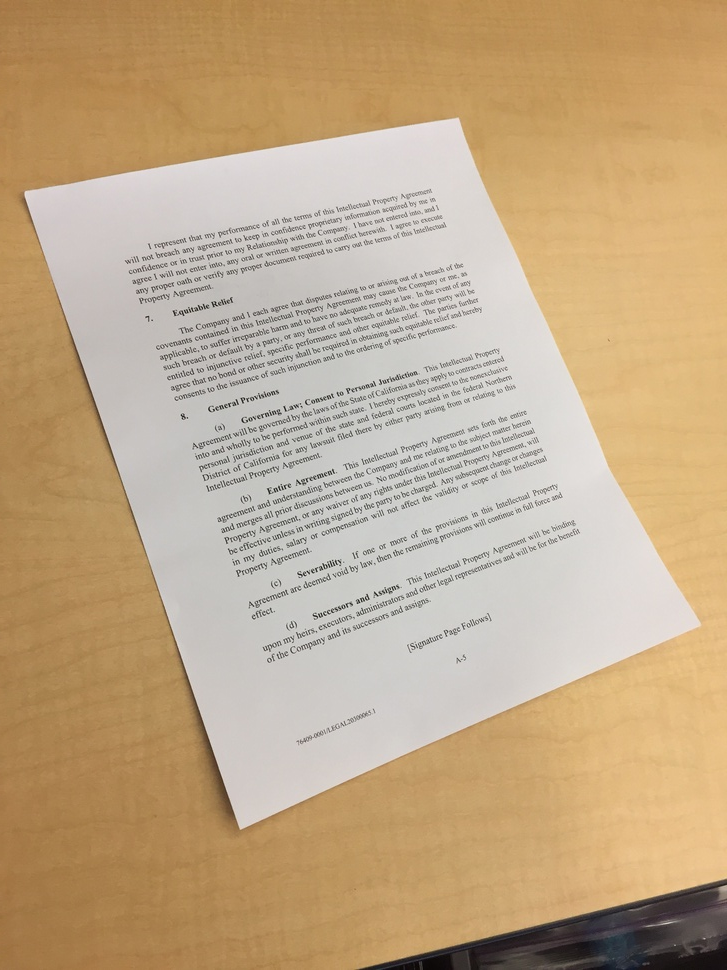
#> input picture packages/cornery/tests/desk.jpg, 727 x 970 px, shrunk from 2448 x 3264 before the run
$ python -i filter.py   (imports and definitions only)
#> lines starting #> are read from the running program, lines starting #| are printed output that depends on the picture; after the words box and inside, x2 and y2 are one past the last pixel; in counts of white or black regions, pixels touching at a corner belong together
import cv2
import numpy as np


def get_Original(filename):
    input_img = cv2.imread(filename)
    return input_img

def get_Grayscale(filename):
#> called with filename = '../../packages/cornery/tests/desk.jpg'
    input_img = cv2.imread(filename)
#> input_img is the input picture: shape (970, 727, 3); mean B, G, R 136.6, 169.3, 193.6
    gray_img = cv2.cvtColor(input_img, cv2.COLOR_BGR2GRAY)
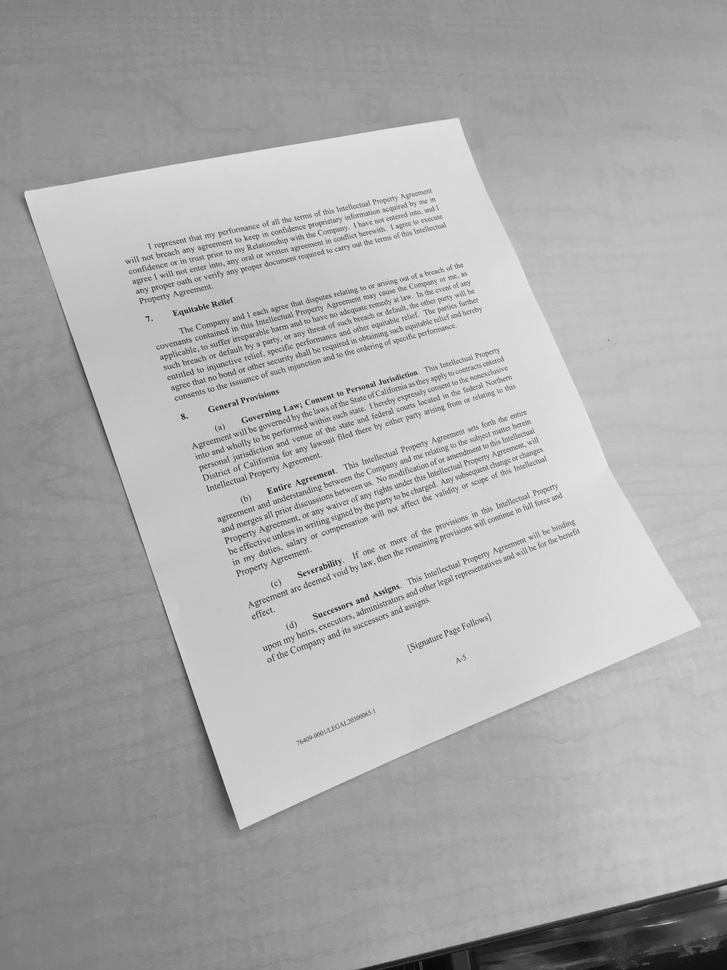
#> gray_img: shape (970, 727); min 5, max 253, mean 172.8
    return gray_img

def get_Threshold(filename):
    input_img = cv2.imread(filename)
    gray_img = cv2.cvtColor(input_img, cv2.COLOR_BGR2GRAY)
    threshold_img = cv2.adaptiveThreshold(gray_img, 255, cv2.ADAPTIVE_THRESH_GAUSSIAN_C, cv2.THRESH_BINARY, 21, 15)
    return threshold_img

def get_Sharpen(filename):
    img = get_Grayscale(filename)
    sharpen = cv2.GaussianBlur(img, (0, 0), 3)
    sharpen = cv2.addWeighted(img, 1.5, sharpen, -0.5, 0)
    return sharpen


def get_Clahe(filename):
    gray = get_Grayscale(filename)
    clahe = cv2.createCLAHE(clipLimit=2.0, tileGridSize=(8,8))
    clahe_img = clahe.apply(gray)
    return clahe_img

def get_Enhanced(filename):
    img = get_Original(filename)
    hsv = cv2.cvtColor(img, cv2.COLOR_BGR2HSV)
    h, s, v = cv2.split(hsv)
    s = np.clip(s * 1.5, 0, 255).astype(np.uint8)
    hsv = cv2.merge((h, s, v))
    enhanced_img = cv2.cvtColor(hsv, cv2.COLOR_HSV2BGR)
    return enhanced_img

def get_Adjusted(filename):
    gray_img = get_Sharpen(filename)
    thresh = cv2.adaptiveThreshold(gray_img, 255, cv2.ADAPTIVE_THRESH_MEAN_C, cv2.THRESH_BINARY_INV, 11, 10)
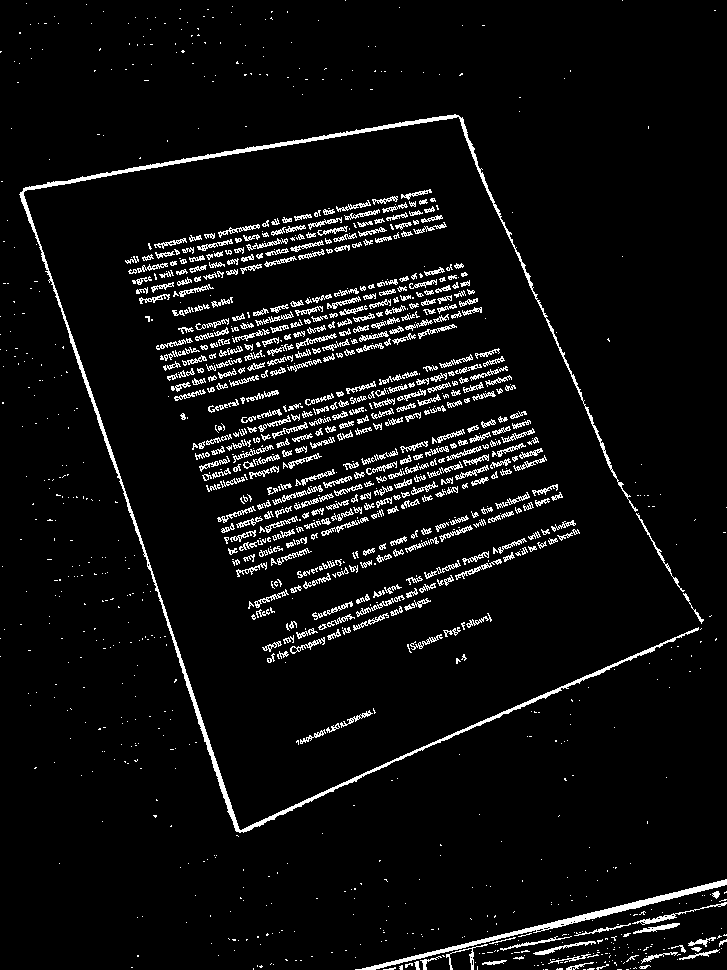
#> thresh: shape (970, 727); 5.7% white in thin lines or dots
    median = cv2.medianBlur(thresh, 3)
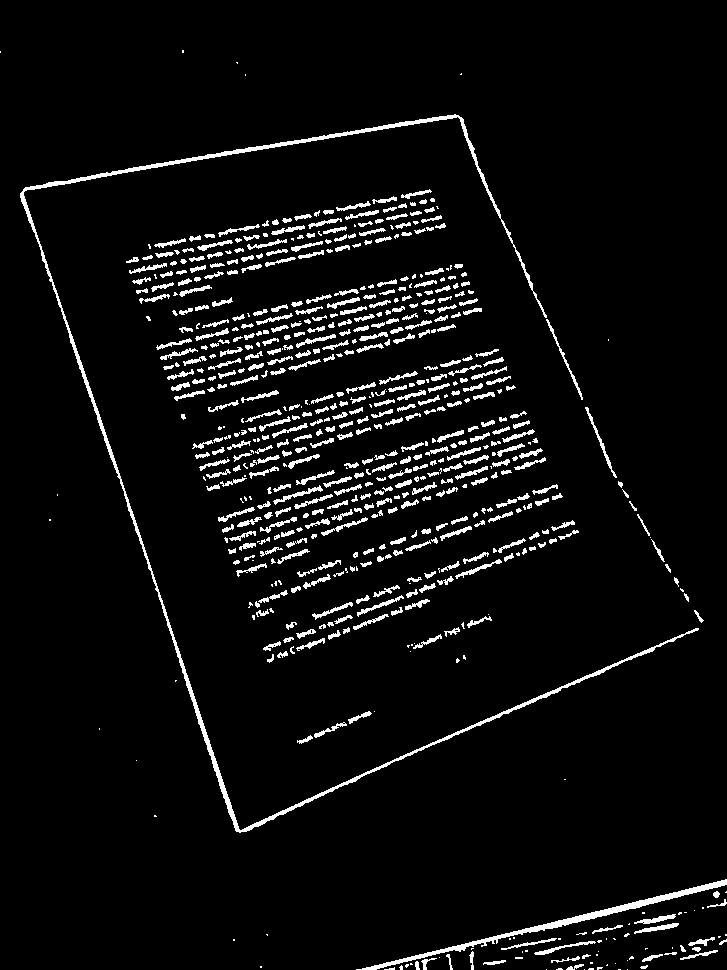
#> median: shape (970, 727); 5.3% white; 646 white regions (171 under 20 px), largest, box (x1, y1, x2, y2) and area: (20, 114, 699, 833) 6279, (356, 879, 727, 970) 1986, (585, 407, 617, 478) 211
    dilated = cv2.dilate(median, cv2.getStructuringElement(cv2.MORPH_RECT, (3, 3)), iterations=1)
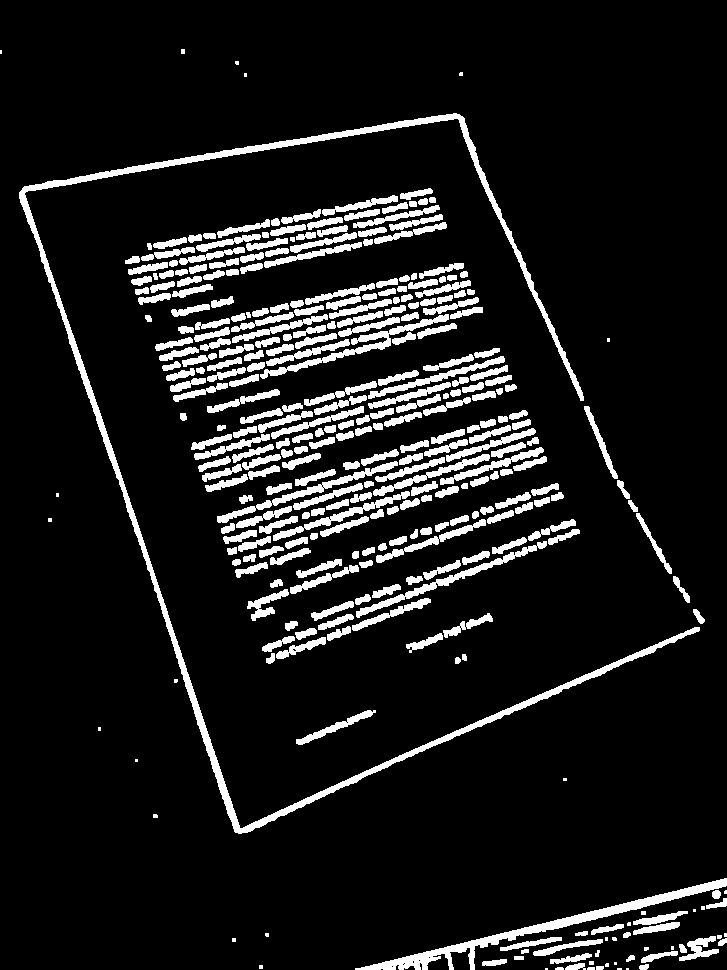
#> dilated: shape (970, 727); 10.5% white; 330 white regions (30 under 20 px), largest, box (x1, y1, x2, y2) and area: (19, 113, 700, 834) 11396, (355, 878, 727, 970) 3446, (260, 314, 449, 379) 1409
    inverted = cv2.bitwise_not(dilated)
    adjusted = cv2.convertScaleAbs(inverted, alpha=0.8, beta=10)
    return adjusted

def useFilter(name):
    if (name == 'grayscale'):
        return get_Grayscale
    elif (name == 'threshold'):
        return get_Threshold
    elif (name == 'sharpen'):
        return get_Sharpen
    elif (name == 'clahe'):
        return get_Clahe
    elif (name == 'enhanced'):
        return get_Enhanced
    elif (name == 'adjusted'):
        return get_Adjusted
    else:
        return get_Original

# [8 lines of commented-out code are left out]

>>> result = get_Adjusted('../../packages/cornery/tests/desk.jpg')
